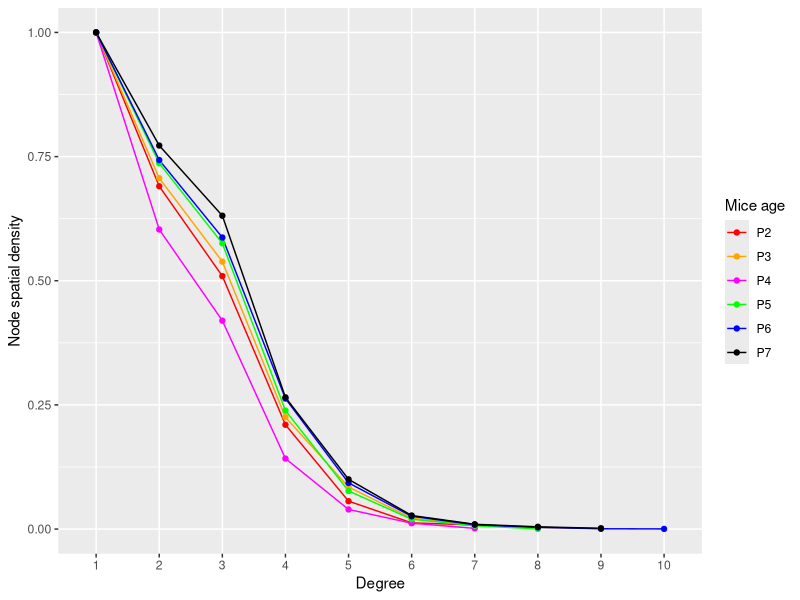

Source code (R): (Note: a time limit stopped this script after it produced the figure.)
library(tidyverse)
library(readxl)
library(igraph)

setwd("D:/STOR893-Zhang/vessel-network/feature_extraction/feature")

deg.dat.p2 = read_excel("p2-fro_degreedata.xlsx")
deg.dat.p3 = read_excel("p3-fro_degreedata.xlsx")
deg.dat.p4 = read_excel("p4-fro_degreedata.xlsx")
deg.dat.p5 = read_excel("p5-fro_degreedata.xlsx")
deg.dat.p6 = read_excel("p6-fro_degreedata.xlsx")
deg.dat.p7 = read_excel("p7-fro_degreedata.xlsx")

deg_density = function(x,i){
  degree = x$degree
  deg_density = table(degree)[max(degree):1] %>%
    prop.table() %>%
    cumsum() %>%
    rev()
  dt.frame = data.frame(miceage = rep(paste0("P",i,sep=""),max(degree)),
                        degree = 1:max(degree), 
                        density = deg_density)
  
  return(dt.frame)
}

deg.density.p2 = deg_density(deg.dat.p2,2)
deg.density.p3 = deg_density(deg.dat.p3,3)
deg.density.p4 = deg_density(deg.dat.p4,4)
deg.density.p5 = deg_density(deg.dat.p5,5)
deg.density.p6 = deg_density(deg.dat.p6,6)
deg.density.p7 = deg_density(deg.dat.p7,7)
deg_spatial_density = rbind(deg.density.p2,
                            deg.density.p3,
                            deg.density.p4,
                            deg.density.p5,
                            deg.density.p6,
                            deg.density.p7)

deg_spatial_density$miceage = as.factor(deg_spatial_density$miceage)
deg_spatial_density$degree = as.factor(deg_spatial_density$degree)
G.spatial = ggplot(deg_spatial_density, aes(x = degree, y = density, color = miceage, group = miceage)) +
  geom_line() +
  geom_point() +
  labs(x = "Degree",
       y = "Node spatial density") +
  scale_color_manual(name="Mice age",values=c("red","orange","magenta","green","blue","black"))

G.spatial

# y = Density of branching points exceeds degree x
# x = Number k of vessels branching out from single node


all.dat.p2 = read_excel("p2-fro_alldata.xlsx")
all.dat.p3 = read_excel("p3-fro_alldata.xlsx")
all.dat.p4 = read_excel("p4-fro_alldata.xlsx")
all.dat.p5 = read_excel("p5-fro_alldata.xlsx")
all.dat.p6 = read_excel("p6-fro_alldata.xlsx")
all.dat.p7 = read_excel("p7-fro_alldata.xlsx")
all.dat.p7.x0 = read_excel("p7-x 0_alldata.xlsx")
all.dat.N.129 = read_excel("N_129__alldata.xlsx")


Adj_mat_generate = function(x){
  
  data.tmp = x
  
  identified_nodes_key = sort(unique(rbind(data.tmp$node1,data.tmp$node2)[2,]),decreasing=TRUE)
  node1 = sort(x$node1,decreasing=TRUE)
  node2 = sort(x$node2,decreasing=TRUE)
  
  d = length(identified_nodes_key)
  Adj_mat = matrix(NA,nrow=d,ncol=d)
  rownames(Adj_mat) = identified_nodes_key
  colnames(Adj_mat) = identified_nodes_key
  
  for (i in 1:d){
    j = 1;
    while ( j <= i ){
      if (i == j){
        Adj_mat[i,j] = 0
      }
      else{
        
        key.from = identified_nodes_key[i]
        key.to = identified_nodes_key[j]
        
        Adj_mat[i,j] = length(node1[which(node1 == key.from & node2 == key.to)])
        Adj_mat[j,i] = Adj_mat[i,j]
        
      }
      j = j+1
    }
    # Ticker: can be commentized
    print(i)
  }
  
  return(list(Adj_mat))
}

p2.clean = Adj_mat_generate(all.dat.p2)
p3.clean = Adj_mat_generate(all.dat.p3)
p4.clean = Adj_mat_generate(all.dat.p4)
p5.clean = Adj_mat_generate(all.dat.p5)
p6.clean = Adj_mat_generate(all.dat.p6)
p7.clean = Adj_mat_generate(all.dat.p7)

G2 = graph_from_adjacency_matrix(p2.clean[[1]],mode="undirected")
G3 = graph_from_adjacency_matrix(p3.clean[[1]],mode="undirected")
G4 = graph_from_adjacency_matrix(p4.clean[[1]],mode="undirected")
G5 = graph_from_adjacency_matrix(p5.clean[[1]],mode="undirected")
G6 = graph_from_adjacency_matrix(p6.clean[[1]],mode="undirected")
G7 = graph_from_adjacency_matrix(p7.clean[[1]],mode="undirected")

# Same information as spatial density of nodes.
dt.degree.p2 = data.frame(as.data.frame(table(degree(G2))), P=rep("P2",length(table(degree(G2)))))
dt.degree.p3 = data.frame(as.data.frame(table(degree(G3))), P=rep("P3",length(table(degree(G3)))))
dt.degree.p4 = data.frame(as.data.frame(table(degree(G4))), P=rep("P4",length(table(degree(G4)))))
dt.degree.p5 = data.frame(as.data.frame(table(degree(G5))), P=rep("P5",length(table(degree(G5)))))
dt.degree.p6 = data.frame(as.data.frame(table(degree(G6))), P=rep("P6",length(table(degree(G6)))))
dt.degree.p7 = data.frame(as.data.frame(table(degree(G7))), P=rep("P7",length(table(degree(G7)))))
dt.degree = rbind(dt.degree.p2,dt.degree.p3,dt.degree.p4,dt.degree.p5,dt.degree.p6,dt.degree.p7)
names(dt.degree) = c("Deg","Freq","P")


G.deg = ggplot(dt.degree, aes(y=Freq,x=factor(Deg),color=factor(P),group=factor(P))) +
          ylab("Frequency") +
          scale_x_discrete(name ="Degree", limits=c("0","1","2","3","4","5","6","7","8","9","10")) + 
          scale_color_manual(name="Mice age",values=c("red","orange","magenta","green","blue","black")) +
          geom_line()+
          geom_point()
G.deg

par(mar=c(0,0,0,0))
par(mfrow=c(2,3))
plot(G2,vertex.label=NA,vertex.size=1,vertex.color="red")
plot(G3,vertex.label=NA,vertex.size=1,vertex.color="orange")
plot(G4,vertex.label=NA,vertex.size=1,vertex.color="magenta")
plot(G5,vertex.label=NA,vertex.size=1,vertex.color="green")
plot(G6,vertex.label=NA,vertex.size=1,vertex.color="blue")
plot(G7,vertex.label=NA,vertex.size=1,vertex.color="black")


# Run clustering by edge betweenness:
Cl.betw.2 = cluster_edge_betweenness(graph=G2)
Cl.betw.3 = cluster_edge_betweenness(graph=G3)
Cl.betw.4 = cluster_edge_betweenness(graph=G4)
Cl.betw.5 = cluster_edge_betweenness(graph=G5)
Cl.betw.6 = cluster_edge_betweenness(graph=G6)
Cl.betw.7 = cluster_edge_betweenness(graph=G7)

# Number of groups
length(sort(unique(Cl.betw.2$membership),decreasing=FALSE))
length(sort(unique(Cl.betw.3$membership),decreasing=FALSE))
length(sort(unique(Cl.betw.4$membership),decreasing=FALSE))
length(sort(unique(Cl.betw.5$membership),decreasing=FALSE))
length(sort(unique(Cl.betw.6$membership),decreasing=FALSE))
length(sort(unique(Cl.betw.7$membership),decreasing=FALSE))

# Per each group, how many members are joining
dt.membership.p2 = data.frame(as.data.frame(table(Cl.betw.2$membership)), 
                              P=rep("P2",length(table(Cl.betw.2$membership))))
dt.membership.p3 = data.frame(as.data.frame(table(Cl.betw.3$membership)), 
                              P=rep("P3",length(table(Cl.betw.3$membership))))
dt.membership.p4 = data.frame(as.data.frame(table(Cl.betw.4$membership)), 
                              P=rep("P4",length(table(Cl.betw.4$membership))))
dt.membership.p5 = data.frame(as.data.frame(table(Cl.betw.5$membership)), 
                              P=rep("P5",length(table(Cl.betw.5$membership))))
dt.membership.p6 = data.frame(as.data.frame(table(Cl.betw.6$membership)), 
                              P=rep("P6",length(table(Cl.betw.6$membership))))
dt.membership.p7 = data.frame(as.data.frame(table(Cl.betw.7$membership)), 
                              P=rep("P7",length(table(Cl.betw.7$membership))))
dt.membership = rbind(dt.membership.p2,
                      dt.membership.p3,
                      dt.membership.p4,
                      dt.membership.p5,
                      dt.membership.p6,
                      dt.membership.p7)
names(dt.membership) = c("Membership","Freq","P")

G.membership = ggplot(dt.membership, aes(y=Freq,x=factor(Membership),color=factor(P))) +
  scale_x_discrete(breaks=seq(1,190,10))+
  ylab("Frequency") +
  xlab("Membership") + 
  scale_color_manual(name="Mice age",values=c("red","orange","magenta","green","black","blue")) +
  geom_point(cex=2)
G.membership

# Addtional plots for the above
par(mar=c(5,5,5,5))
plot(table(Cl.betw.2$membership))
plot(table(Cl.betw.3$membership))
plot(table(Cl.betw.4$membership))
plot(table(Cl.betw.5$membership))
plot(table(Cl.betw.6$membership))
plot(table(Cl.betw.7$membership))


# Final plots after clustering
par(mar=c(0,0,0,0))
plot(Cl.betw.2,G2,vertex.label=NA,vertex.size=1) 
plot(Cl.betw.3,G3,vertex.label=NA,vertex.size=1) 
plot(Cl.betw.4,G4,vertex.label=NA,vertex.size=1) 
plot(Cl.betw.5,G5,vertex.label=NA,vertex.size=1) 
plot(Cl.betw.6,G6,vertex.label=NA,vertex.size=1) 
plot(Cl.betw.7,G7,vertex.label=NA,vertex.size=1) 

# Run clustering by edge betweenness:
Cl.louvain.2 = cluster_louvain(graph=G2)
Cl.louvain.3 = cluster_louvain(graph=G3)
Cl.louvain.4 = cluster_louvain(graph=G4)
Cl.louvain.5 = cluster_louvain(graph=G5)
Cl.louvain.6 = cluster_louvain(graph=G6)
Cl.louvain.7 = cluster_louvain(graph=G7)

# Number of groups
length(sort(unique(Cl.louvain.2$membership),decreasing=FALSE))
length(sort(unique(Cl.louvain.3$membership),decreasing=FALSE))
length(sort(unique(Cl.louvain.4$membership),decreasing=FALSE))
length(sort(unique(Cl.louvain.5$membership),decreasing=FALSE))
length(sort(unique(Cl.louvain.6$membership),decreasing=FALSE))
length(sort(unique(Cl.louvain.7$membership),decreasing=FALSE))

# Per each group, how many members are joining
dt.membership.louvain.p2 = data.frame(as.data.frame(table(Cl.louvain.2$membership)), 
                              P=rep("P2",length(table(Cl.louvain.2$membership))))
dt.membership.louvain.p3 = data.frame(as.data.frame(table(Cl.louvain.3$membership)), 
                              P=rep("P3",length(table(Cl.louvain.3$membership))))
dt.membership.louvain.p4 = data.frame(as.data.frame(table(Cl.louvain.4$membership)), 
                              P=rep("P4",length(table(Cl.louvain.4$membership))))
dt.membership.louvain.p5 = data.frame(as.data.frame(table(Cl.louvain.5$membership)), 
                              P=rep("P5",length(table(Cl.louvain.5$membership))))
dt.membership.louvain.p6 = data.frame(as.data.frame(table(Cl.louvain.6$membership)), 
                              P=rep("P6",length(table(Cl.louvain.6$membership))))
dt.membership.louvain.p7 = data.frame(as.data.frame(table(Cl.louvain.7$membership)), 
                              P=rep("P7",length(table(Cl.louvain.7$membership))))
dt.membership.louvain = rbind(dt.membership.louvain.p2,
                      dt.membership.louvain.p3,
                      dt.membership.louvain.p4,
                      dt.membership.louvain.p5,
                      dt.membership.louvain.p6,
                      dt.membership.louvain.p7)
names(dt.membership.louvain) = c("Membership","Freq","P")

G.membership.louvain = ggplot(dt.membership.louvain, aes(y=Freq,x=factor(Membership),color=factor(P))) +
  scale_x_discrete(breaks=seq(1,190,10))+
  ylab("Frequency") +
  xlab("Membership") + 
  scale_color_manual(name="Mice age",values=c("red","orange","magenta","green","black","blue")) +
  geom_point(cex=2)
G.membership.louvain

# Addtional plots for the above
par(mar=c(5,5,5,5))
plot(table(Cl.louvain.2$membership))
plot(table(Cl.louvain.3$membership))
plot(table(Cl.louvain.4$membership))
plot(table(Cl.louvain.5$membership))
plot(table(Cl.louvain.6$membership))
plot(table(Cl.louvain.7$membership))


# Final plots after clustering
par(mar=c(0,0,0,0))
plot(Cl.louvain.2,G2,vertex.label=NA,vertex.size=1) 
plot(Cl.louvain.3,G3,vertex.label=NA,vertex.size=1) 
plot(Cl.louvain.4,G4,vertex.label=NA,vertex.size=1) 
plot(Cl.louvain.5,G5,vertex.label=NA,vertex.size=1) 
plot(Cl.louvain.6,G6,vertex.label=NA,vertex.size=1) 
plot(Cl.louvain.7,G7,vertex.label=NA,vertex.size=1) 


###################################################################

set.seed(1234)
dt.resample.p2 = sample(x=deg.dat.p2$nodes,size=length(deg.dat.p2$nodes),prob=deg.dat.p2$degree/sum(deg.dat.p2$degree),replace=TRUE)
dt.resample.p3 = sample(x=deg.dat.p3$nodes,size=length(deg.dat.p3$nodes),prob=deg.dat.p3$degree/sum(deg.dat.p3$degree),replace=TRUE)
dt.resample.p4 = sample(x=deg.dat.p4$nodes,size=length(deg.dat.p4$nodes),prob=deg.dat.p4$degree/sum(deg.dat.p4$degree),replace=TRUE)
dt.resample.p5 = sample(x=deg.dat.p5$nodes,size=length(deg.dat.p5$nodes),prob=deg.dat.p5$degree/sum(deg.dat.p5$degree),replace=TRUE)
dt.resample.p6 = sample(x=deg.dat.p6$nodes,size=length(deg.dat.p6$nodes),prob=deg.dat.p6$degree/sum(deg.dat.p6$degree),replace=TRUE)
dt.resample.p7 = sample(x=deg.dat.p7$nodes,size=length(deg.dat.p7$nodes),prob=deg.dat.p7$degree/sum(deg.dat.p7$degree),replace=TRUE)

plot(table(dt.resample.p2))
plot(table(dt.resample.p3))
plot(table(dt.resample.p4))
plot(table(dt.resample.p5))
plot(table(dt.resample.p6))
plot(table(dt.resample.p7))


###################################################################

setwd("D:/STOR893-Zhang/vessel-network/network graph/")
save.image("Data.basic.network.RData")


# Cluster_walktrap = cluster_walktrap(graph=G)
# Cluster_louvain = cluster_louvain(graph=G)
# sort(unique(Cluster_walktrap$membership),decreasing=FALSE)
# sort(unique(Cluster_louvain$membership),decreasing=FALSE)
# plot(table(Cluster_walktrap$membership))
# plot(table(Cluster_louvain$membership))
# plot(Cluster_walktrap,G,vertex.label=NA,vertex.size=5)
# plot(Cluster_louvain,G,vertex.label=NA,vertex.size=5) 
